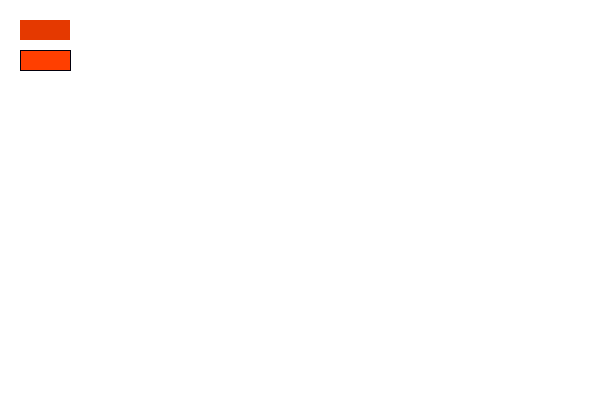
Frame 1 (no input)
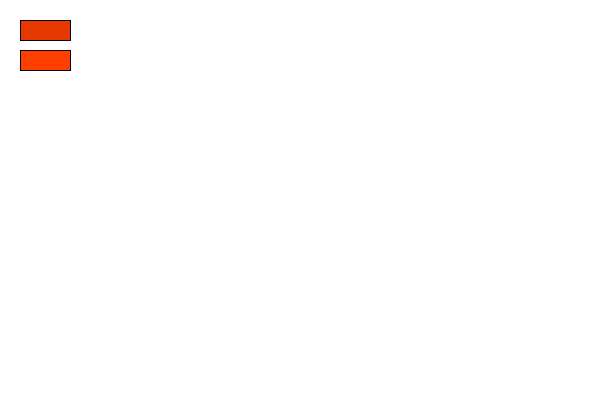
Frame 60 (the mouse pressed at the canvas centre just before this capture)
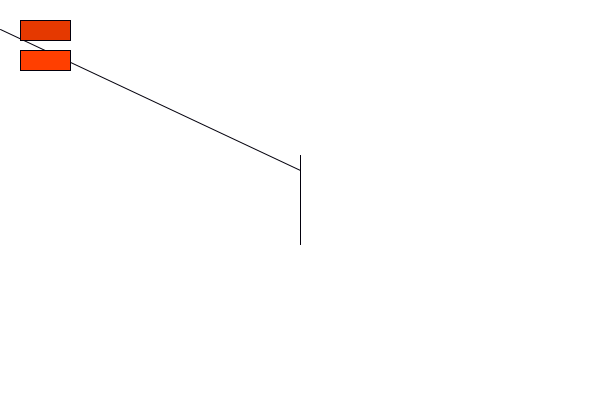
Frame 120 (the mouse held since frame 60 and released just before this capture)

The Processing sketch that drew these frames (run headless with seeded random() and noise(); from frame 60 on, the mouse is pressed at the canvas centre):

// Processing sketch: WIP_Design_Software
// ── WIP_Design_Software.pde
Boolean brush = true;
int bx = 20;
int by = 20;
int bw = 50;
int bh = 20;
int by2 = by + bh + 10;
int count = 1;

void setup() {
  colorMode(HSB, 360, 100, 100, 100);
  size(600, 400);
  background(0, 0, 100);
  noStroke();
  frameRate(15);
}

void draw() {
    float lineLength = random(20, 45);



  if((mouseX > bx) && (mouseX < bx + bw) && (mouseY > by) && (mouseY < by + bh) && mousePressed == true) {
    fill(105, 80, 80);
    brush = true;
  } else {
    fill(15, 100, 90);
  }

  rect(bx, by, bw, bh);
  if ((mouseX > bx) && (mouseX < bx + bw) && (mouseY > by2) && (mouseY < by2 + bh) && mousePressed == true) {
    fill(105, 80, 80);
    brush = false;
  } else {
    fill(15, 100, 100);
  }
  

stroke(250, 100, 5);  
  rect(bx, by2, bw, bh);
  if(((mouseX < bx) || (mouseX > bx + bw) || (mouseY < by) || (mouseY > by + bh)) && brush == true && mousePressed == true) {
    line(pmouseX, pmouseY + lineLength, mouseX, mouseY - lineLength);
  }
  
  
  if(((mouseX < bx) || (mouseX > bx + bw) || (mouseY < by2) || (mouseY > by2 + bh)) && brush == false && mousePressed == true) {
    line(pmouseX + lineLength, pmouseY, mouseX - lineLength, mouseY);  
  }
  if (keyPressed) {
save("doodle.png" + count + ".png");
delay(500);
count ++ ;}

if (keyPressed) 
{background(0, 0, 100);}
  
}
